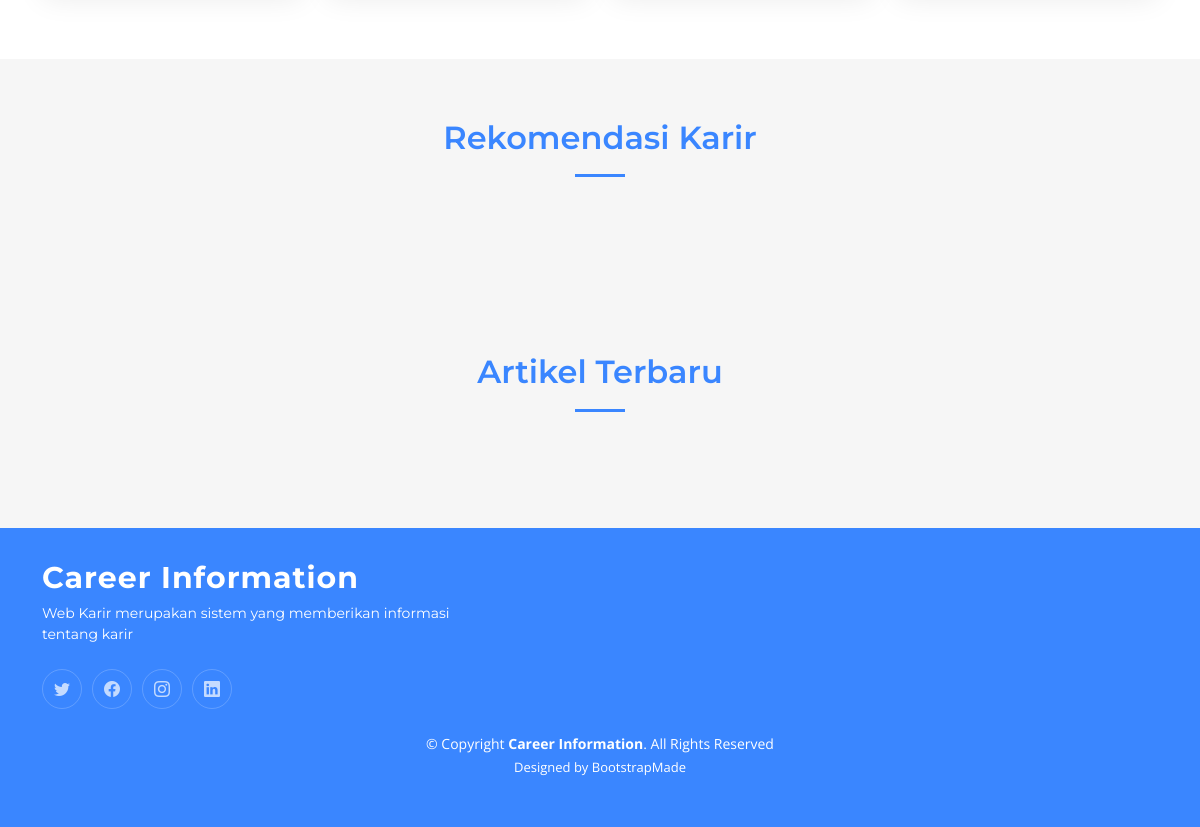
/ (lower part), run on an earlier commit of the app's database.
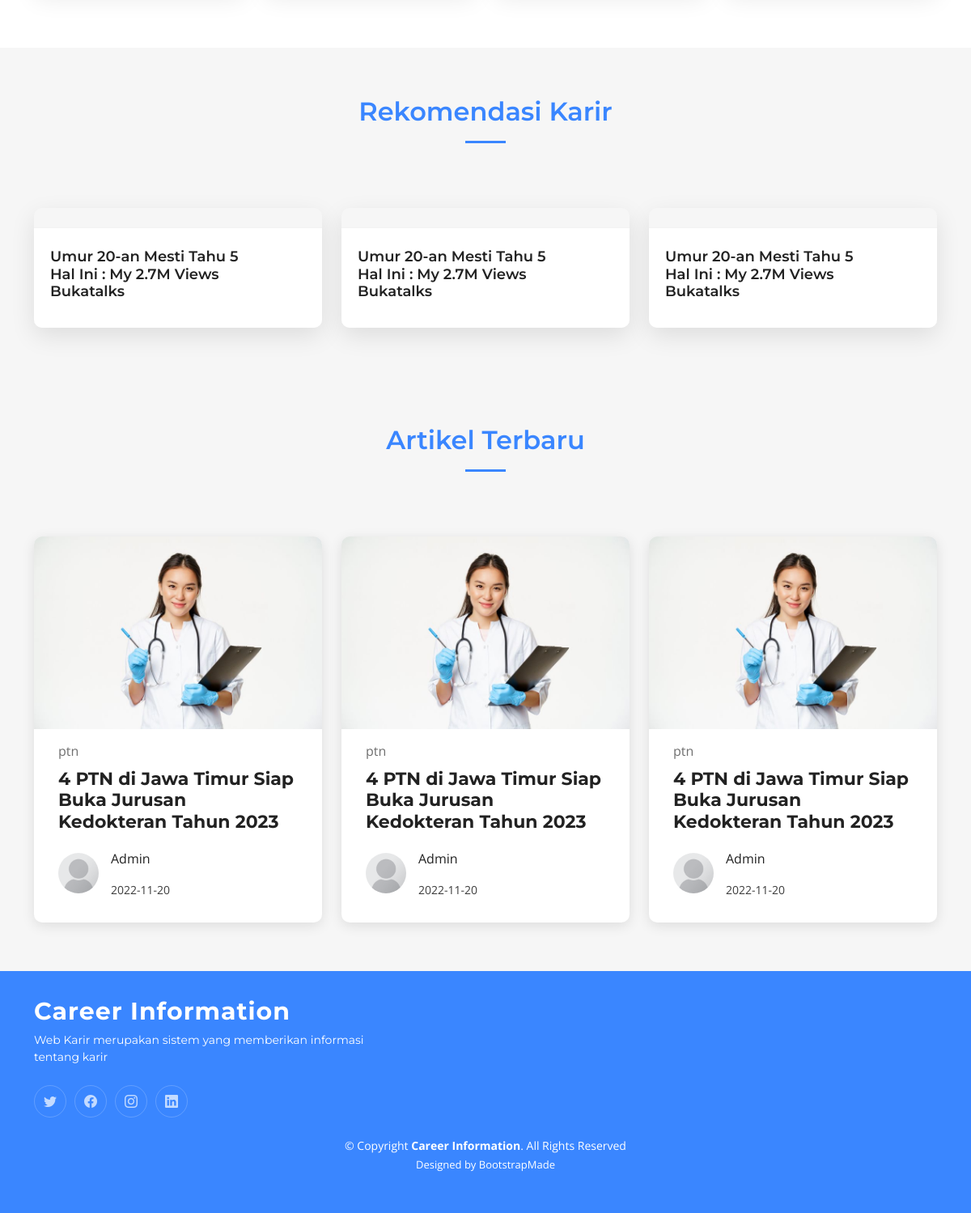
And on a later commit of the database.
### tables this page shows
CREATE TABLE `videos` (
  `id` int(11) NOT NULL,
  `video_name` varchar(100) NOT NULL,
  `video_url` text NOT NULL
);

CREATE TABLE `artikel` (
  `id` int(11) NOT NULL,
  `judul` varchar(255) NOT NULL,
  `tanggal` date NOT NULL,
  `kategori` varchar(100) NOT NULL,
  `isi` text NOT NULL
);

### application/controllers/Main.php (called while the page is built, shortened)
<?php
class Main extends CI_Controller
{
  public function __construct()
  {
    $this->load->model('Artikel_model');
    $this->load->model('Videos_model');
  }
  public function index()
  {
    $data_artikel = $this->Artikel_model->get_artikel_limit(3);
    $data_videos = $this->Videos_model->get_videos_limit(3);
    $data = array(
      'title' => 'Home',
      'titleapp' => config_item('title'),
      'descapp' => config_item('desc'),
      'socmed' => config_item('socmed'),
      'data_artikel' => $data_artikel,
      'data_videos' => $data_videos,
    );
    $this->load->view('layout/header', $data);
    $this->load->view('index', $data);
    $this->load->view('layout/footer', $data);
  }
}

### index.php (called while the page is built, shortened)
<?php
require_once BASEPATH.'core/CodeIgniter.php';

### application/models/Videos_model.php (called while the page is built, shortened)
<?php
class Videos_model extends CI_Model
{
  public $table = 'videos';
  public $id = 'id';
  public $order = 'DESC';
  function get_videos_limit($limit)
  {
    $this->db->order_by($this->id, $this->order);
    $this->db->limit($limit);
    return $this->db->get($this->table)->result();
  }
}

### application/models/Artikel_model.php (called while the page is built, shortened)
<?php
class Artikel_model extends CI_Model
{
  public $table = 'artikel';
  public $id = 'id';
  public $order = 'DESC';
  function get_artikel_limit($limit)
  {
    $this->db->order_by($this->id, $this->order);
    $this->db->limit($limit);
    return $this->db->get($this->table)->result();
  }
  function get_by_id($id)
  {
    $this->db->where($this->id, $id);
    return $this->db->get($this->table)->row();
  }
}

### application/helpers/Akbr_helper.php (called while the page is built, shortened)
<?php if (!defined('BASEPATH')) exit('No direct script access allowed');
function get_images_from_articles($id_articles)
{
  $CI = &get_instance();
  $artikel = $CI->Artikel_model->get_by_id($id_articles);
  $body = $artikel->isi;
  preg_match_all('/<img[^>]+>/i', $body, $result);
  return $result[0];
}
function get_thumb_articles($id_articles)
{
  return get_images_from_articles($id_articles)[0];
}

### application/views/index.php (the view, shortened to what this page needs)
<section id="hero" class="hero">
  <div class="icon-boxes position-relative">
  </div>
</section>
<main id="main">
  <section id="portfolio" class="portfolio sections-bg">
    <div class="container" data-aos="fade-up">
      <div class="section-header">
        <a href="<?= base_url('videos'); ?>">
          <h2>Rekomendasi Karir</h2>
        </a>
      </div>
      <div class="portfolio-isotope" data-portfolio-filter="*" data-portfolio-layout="masonry" data-portfolio-sort="original-order" data-aos="fade-up" data-aos-delay="100">
        <div class="row gy-4 portfolio-container">
          <?php foreach ($data_videos as $video) : ?>
            <div class="col-xl-4 col-md-6 portfolio-item filter-app">
              <div class="portfolio-wrap">
                <div class="portfolio-info">
                  <h4><a href="<?= $video->video_url; ?>" title="More Details"><?= $video->video_name; ?></a></h4>
                </div>
              </div>
            </div>
          <?php endforeach ?>
        </div>
      </div>
  </section>
  <section id="recent-posts" class="recent-posts sections-bg">
    <div class="container" data-aos="fade-up">
      <div class="section-header">
        <a href="<?= base_url('artikel'); ?>">
          <h2>Artikel Terbaru</h2>
        </a>
      </div>
      <div class="row gy-4">
        <?php foreach ($data_artikel as $article) : ?>
          <div class="col-xl-4 col-md-6">
            <article>
              <div class="post-img">
                <?php echo get_thumb_articles($article->id); ?>
              </div>
              <p class="post-category"><?= $article->kategori; ?></p>
              <h2 class="title">
                <a href="<?= base_url('artikel/detail/' . $article->id); ?>"><?= $article->judul; ?></a>
              </h2>
              <div class="d-flex align-items-center">
                <img src="<?= base_url('assets/img/profile/default.png'); ?>" alt="" class="img-fluid post-author-img flex-shrink-0">
                <div class="post-meta">
                  <p class="post-author-list">Admin</p>
                  <p class="post-date">
                    <time datetime="2022-01-01"><?= $article->tanggal; ?></time>
                  </p>
                </div>
              </div>
            </article>
          </div>
        <?php endforeach ?>
      </div>
    </div>
  </section>
</main>

What changed in the data, as far as the page shows it:
added videos: video_name "Umur 20-an Mesti Tahu 5 Hal Ini : My 2.7M Views Bukatalks"
added videos: video_name "Umur 20-an Mesti Tahu 5 Hal Ini : My 2.7M Views Bukatalks"
added videos: video_name "Umur 20-an Mesti Tahu 5 Hal Ini : My 2.7M Views Bukatalks"
added artikel: id+isi (picture), kategori "ptn", judul "4 PTN di Jawa Timur Siap Buka Jurusan Kedokteran Tahun 2023", tanggal "2022-11-20"
added artikel: id+isi (picture), kategori "ptn", judul "4 PTN di Jawa Timur Siap Buka Jurusan Kedokteran Tahun 2023", tanggal "2022-11-20"
added artikel: id+isi (picture), kategori "ptn", judul "4 PTN di Jawa Timur Siap Buka Jurusan Kedokteran Tahun 2023", tanggal "2022-11-20"
